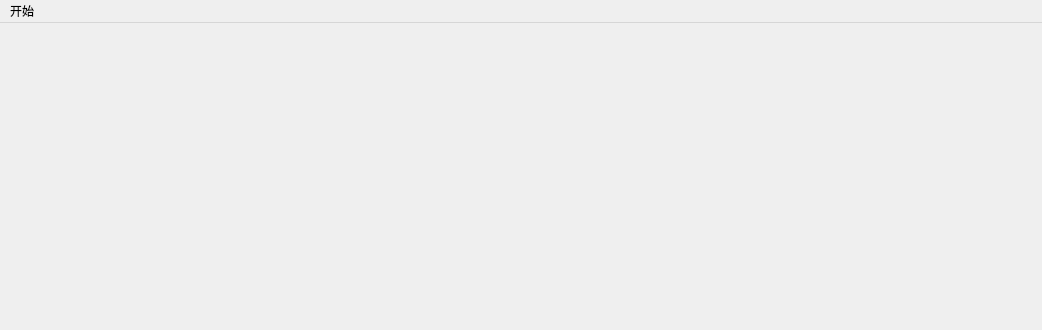
<?xml version="1.0" encoding="UTF-8"?>
<ui version="4.0">
 <class>MainWindow</class>
 <widget class="QMainWindow" name="MainWindow">
  <property name="geometry">
   <rect>
    <x>0</x>
    <y>0</y>
    <width>1042</width>
    <height>330</height>
   </rect>
  </property>
  <property name="windowTitle">
   <string>摸鱼发财神器</string>
  </property>
  <property name="styleSheet">
   <string notr="true"/>
  </property>
  <widget class="QWidget" name="centralwidget">
   <layout class="QGridLayout" name="gridLayout"/>
  </widget>
  <widget class="QMenuBar" name="menuBar">
   <property name="geometry">
    <rect>
     <x>0</x>
     <y>0</y>
     <width>1042</width>
     <height>23</height>
    </rect>
   </property>
   <widget class="QMenu" name="menu">
    <property name="title">
     <string>开始</string>
    </property>
    <addaction name="search"/>
    <addaction name="adjust_transparency"/>
   </widget>
   <addaction name="menu"/>
  </widget>
  <action name="adjust_transparency">
   <property name="text">
    <string>调整透明度</string>
   </property>
  </action>
  <action name="search">
   <property name="text">
    <string>搜索</string>
   </property>
  </action>
 </widget>
 <resources/>
 <connections/>
</ui>
